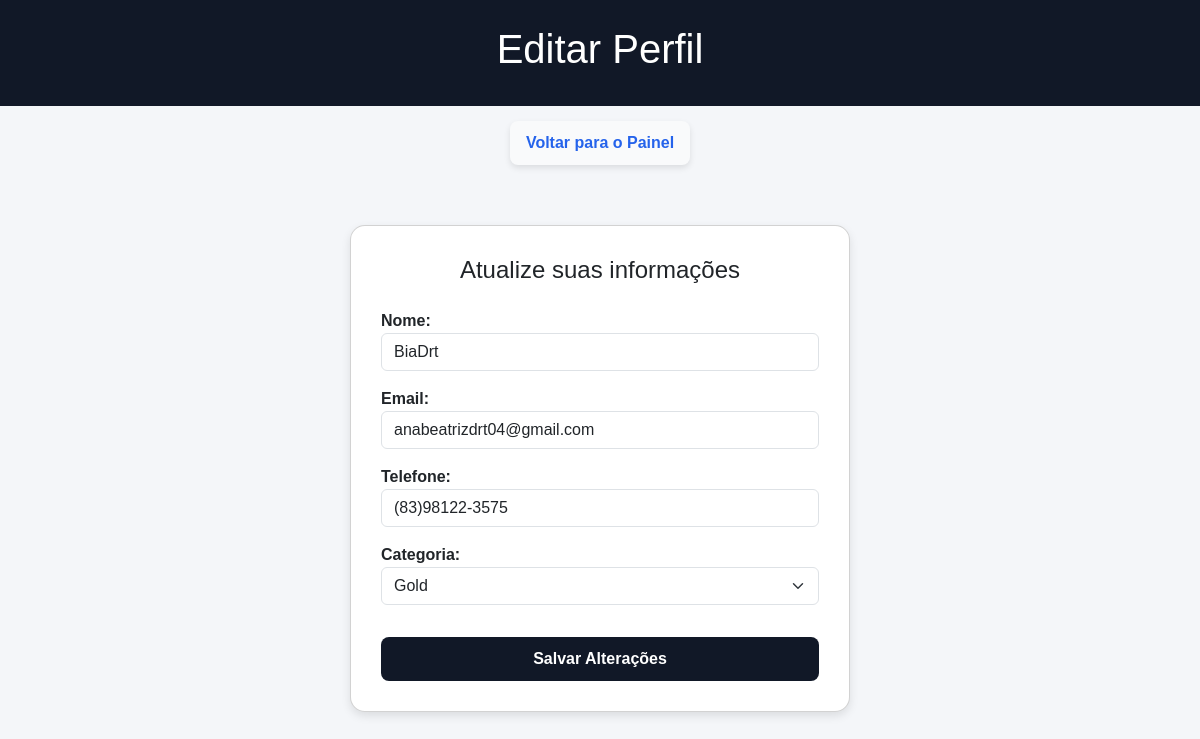
Page /editar_perfil/1 (signed in) on the committed database.
### luxurywheels/models.py (models this page shows)
class Usuario(db.Model, UserMixin):
    id = db.Column(db.Integer, primary_key = True)
    username = db.Column(db.String(100), unique=False, nullable=False)
    email = db.Column(db.String(120), unique=True, nullable=False)
    senha = db.Column(db.String(100), nullable=False)
    telefone = db.Column(db.String(20), nullable=False, default="")
    categoria = db.Column(db.String(20), default="Econômico")

### luxurywheels/routes.py (the view, shortened to what this page needs)
@app.route("/editar_perfil/<int:id_usuario>", methods=["GET", "POST"])
@login_required
def editar_perfil(id_usuario):
    usuario = Usuario.query.get(id_usuario)
    if usuario.id != current_user.id:
        flash("Acesso negado.", "danger")
        return redirect(url_for("painel", id_usuario=current_user.id))
    return render_template("editar_perfil.html", usuario=usuario)

### luxurywheels/models.py (called while the page is built)
@login_manager.user_loader
def load_usuario(id_usuario):
    return Usuario.query.get(int(id_usuario))

### luxurywheels/templates/editar_perfil.html (shortened to what this page needs)
<!DOCTYPE html>
<html lang="en">
<head>
    <link href="https://cdn.jsdelivr.net/npm/bootstrap@5.3.0/dist/css/bootstrap.min.css" rel="stylesheet">
</head>
<body>
<header>
    <h1>Editar Perfil</h1>
</header>
<div class="link-container">
<a href="{{ url_for('painel', id_usuario=usuario.id) }}" class="link-voltar">Voltar para o Painel</a>
</div>
<div class="container">
    <div class="card">
        <h4 class="text-center mb-4">Atualize suas informações</h4>
        <form method="POST">
            <div class="mb-3">
                <label><strong>Nome:</strong></label>
                <input type="text" name="username" class="form-control" value="{{ usuario.username }}" required>
            </div>
            <div class="mb-3">
                <label><strong>Email:</strong></label>
                <input type="email" name="email" class="form-control" value="{{ usuario.email }}" required>
            </div>
            <div class="mb-3">
                <label><strong>Telefone:</strong></label>
                <input type="text" name="telefone" class="form-control" value="{{ usuario.telefone }}">
            </div>
            <div class="mb-3">
                <label><strong>Categoria:</strong></label>
                <select name="categoria" class="form-select">
                    <option value="gold" {% if usuario.categoria == "gold" %}selected{% endif %}>Gold </option>
                </select>
            </div>
            <button type="submit" class="btn-salvar mt-3">Salvar Alterações</button>
        </form>
    </div>
</div>
</body>
</html>

### luxurywheels/templates/editar_perfil.html (style rules this page uses)
body { font-family: 'Poppins', sans-serif; background: #f4f6f9; margin: 0; padding: 0; color: #333; }
header { background: #111827; color: #fff; text-align: center; padding: 25px; }
.container { display: flex; justify-content: center; margin-top: 60px; }
.card { background: #fff; border-radius: 15px; box-shadow: 0 4px 10px rgba(0,0,0,0.1); padding: 30px; width: 500px; }
.link-container { display: flex; justify-content: center; margin-top: 15px; margin-bottom: 10px; }
.link-voltar { text-decoration: none; background: #f9fafb; color: #2563eb; font-weight: 600; padding: 10px 16px; border-radius: 8px; transition: 0.3s; box-shadow: 0 3px 6px rgba(0,0,0,0.1); }
.btn-salvar { background: #111827; color: #fff; border: none; padding: 10px; border-radius: 8px; width: 100%; font-weight: 600; transition: 0.2s; }

### rows in the picture
Usuario: username "BiaDrt", email "anabeatrizdrt04@gmail.com", telefone "(83)98122-3575", categoria "Gold"
